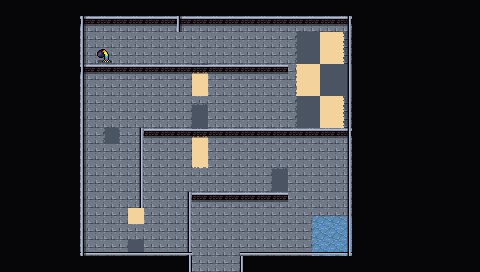

Below is a game level as drawn by its tile map, then a one-line description and the .tmx that defines it (tile-layer data replaced by summaries):
An orthogonal 30x17 tile map with 16x16 px tiles, 4 tile layers (Collision, Background, Walls, Clutter), 2 tilesets and 10 objects.

<map version="1.5" tiledversion="1.7.2" orientation="orthogonal" renderorder="right-down" width="30" height="17" tilewidth="16" tileheight="16" infinite="0" nextlayerid="7" nextobjectid="70">
 <editorsettings>
  <export target="wastetown..tmx" format="tmx" />
 </editorsettings>
 <tileset firstgid="1" source="../tileset/main.tsx" />
 <tileset firstgid="3477" source="../tileset/buildings.tsx" />
 <layer id="6" name="Collision" width="30" height="17">
  <data>[510 cells, 120 non-empty, 12 distinct tile ids]</data>
 </layer>
 <layer id="1" name="Background" width="30" height="17">
  <data>[510 cells, 510 non-empty, 5 distinct tile ids]</data>
 </layer>
 <layer id="2" name="Walls" width="30" height="17">
  <data>[510 cells, 384 non-empty, 18 distinct tile ids]</data>
 </layer>
 <layer id="3" name="Clutter" width="30" height="17">
  <properties>
   <property name="spriteLayer" type="bool" value="true" />
  </properties>
  <data>[510 cells, 30 non-empty, 9 distinct tile ids]</data>
 </layer>
 <objectgroup id="4" name="Objects">
  <object id="38" template="../obj/entry_up.tx" x="208" y="271">
   <properties>
    <property name="teleport" value="" />
   </properties>
  </object>
  <object id="48" template="../obj/treasure.tx" x="95.6663" y="41.1666" />
  <object id="50" template="../obj/enemy.tx" x="168.277" y="57.2669">
   <properties>
    <property name="enemy" value="Blue Wiz1" />
   </properties>
  </object>
  <object id="62" template="../obj/gold.tx" x="96.6667" y="51.3333" />
  <object id="64" template="../obj/door_down.tx" x="296.5" y="120">
   <properties>
    <property name="teleport" value="maps/map/magetower_12.tmx" />
    <property name="teleportObjectId" value="65" />
   </properties>
  </object>
  <object id="65" template="../obj/door_down.tx" x="271.333" y="190.667">
   <properties>
    <property name="teleport" value="maps/map/magetower_12.tmx" />
    <property name="teleportObjectId" value="64" />
   </properties>
  </object>
  <object id="66" template="../obj/door_down.tx" x="128" y="224.667">
   <properties>
    <property name="teleport" value="maps/map/magetower_12.tmx" />
    <property name="teleportObjectId" value="64" />
   </properties>
  </object>
  <object id="67" template="../obj/door_down.tx" x="322.167" y="54.833">
   <properties>
    <property name="teleport" value="maps/map/magetower_12.tmx" />
    <property name="teleportObjectId" value="64" />
   </properties>
  </object>
  <object id="68" template="../obj/door_down.tx" x="192.5" y="96">
   <properties>
    <property name="teleport" value="maps/map/magetower_12.tmx" />
    <property name="teleportObjectId" value="64" />
   </properties>
  </object>
  <object id="69" template="../obj/door_down.tx" x="327.667" y="225.333">
   <properties>
    <property name="teleport" value="maps/map/magetower_12.tmx" />
    <property name="teleportObjectId" value="64" />
   </properties>
  </object>
 </objectgroup>
</map>
